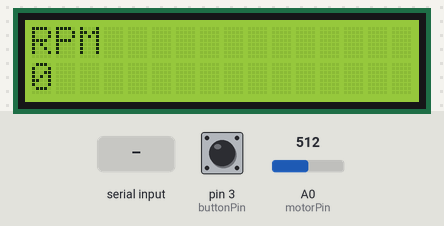
The sketch below on a simulated Arduino Uno, built with avr-gcc and run on an emulated ATmega328P. Parts: 16×2 character LCD. The test bench sets the inputs (shaded band); at power-on: pin 3 (buttonPin) HIGH, A0 (motorPin) = 512. What the sketch prints to the serial monitor is not drawn.

Above: at 2.6 s.
2.7 s: pin 3 (buttonPin) pulled LOW for 0.15 s
At 3.3 s:
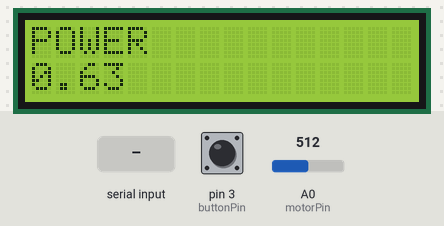
4.3 s: pin 3 (buttonPin) pulled LOW for 1 s
At 4.6 s:
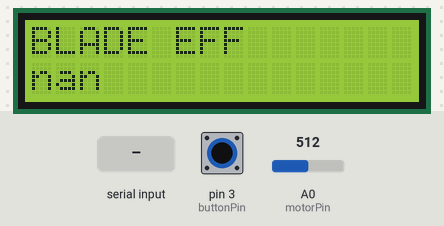
6.8 s: "90,45\n" received over Serial
At 8.6 s:
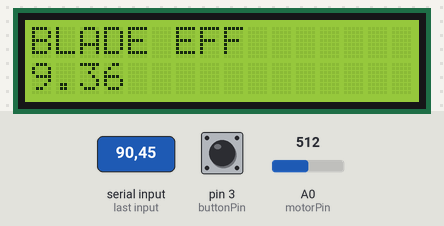
9.3 s: pin 3 (buttonPin) pulled LOW for 0.15 s
At 10.4 s:
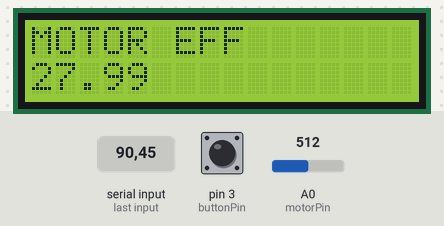
10.9 s: pin 3 (buttonPin) pulled LOW for 3.2 s
At 11.6 s:
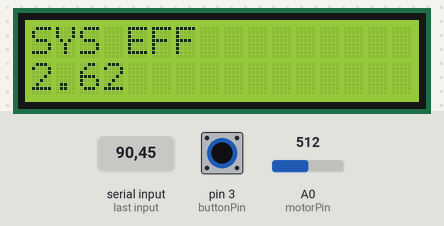
Timing chart, 0 to 13.9 s (numbered marks = the images above; inputs shaded):
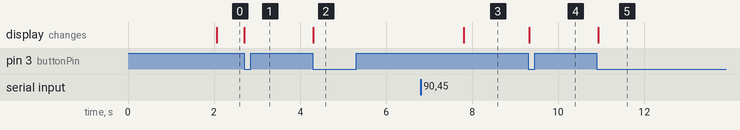

Measured:
- after the input at 2.7 s, the display: changes at once (image 1)
- after the input at 4.3 s, the display: changes at once (image 2)
- after the input at 6.8 s, the display: changes after 1.0 s (image 3)
- after the input at 9.3 s, the display: changes at once (image 4)
- after the input at 10.9 s, the display: changes at once (image 5)

The sketch:

engr111_windmill_calculations.ino
```cpp
/*
 ENGR 111 Team 19
 This program calclates RPM's, power out, blade eff, motor eff, and total system eff for a hand constructed windmill that converts wind power to electrical power.
 */

//import library for LCD
#include<LiquidCrystal.h>

//init LCD
LiquidCrystal lcd(8, 9, 10, 11, 12, 13);


//Pin Assignment for button
const int buttonPin = 3;
//pin assigment for motor
const int motorPin = A0;

//declare global variables & constants for windmill calculations & display
//display settings var
int displaySetting = 1;
//max displays const
const int maxDisplays = 5;
//last display switch var
unsigned long lastDisplaySwitch = millis();
//display delay const
const int displayDelay = 250;
//rpm var
int rpm;
//doubles for windmill calculations
double power, bladeEff, sysEff, motorEff;


//setup function
void setup() {
  //Serial Setup
  Serial.begin(9600); // Intialize the serial monitor with a baude rate of 9600

  //LCD Setup
  lcd.begin(16, 2); // Initialize the LCD screen, which is 16 characters long and 2 characters tall
  //displays lcd
  lcd.display();
  //set button pin as input
  pinMode(buttonPin, INPUT);
  //calls changeDisplaySetting func when button is pressed
  attachInterrupt(digitalPinToInterrupt(buttonPin), changeDisplaySetting, FALLING);

  //Motor Input
  pinMode(motorPin, INPUT);
}

//loop function
void loop() {

  //get rpm input from PLC
  rpm = serial_comm();

  //calculate electrical power
  int voltageDrop = analogRead(A0);
  //double for resistor voltage and current
  double Vr, I;
  //resistence
  double R=10.0;
  //voltage across resistor
  Vr=(double)voltageDrop;
  //conversion needed for voltage across resistor
  Vr=Vr*5.0/1024.0;
  //calc current across resistor
  I=Vr/R;
  //calc elec power
  power=Vr*I;

  //wind power
  double windPower;
  windPower = 23.85;

  //calculation for shaft power
  //var for shaft power
  double shaftPower;
  //var for motor torque
  double motorTorque;
  //var for motor speed
  double motorSpeed;
  //vars for gear ratio
  //windmill gear number
  double Nw = 64.0;
  //motor gera number
  double Nm = 8.0;
  //var for windmill speed
  double windmillSpeed;
  //var for converted torque
  double convertTorque;
  //var for windmill torque
  double windmillTorque;
  //set windmill speed from plc
  windmillSpeed = (double)rpm;
  //calculate motor speed
  motorSpeed = (Nw/Nm)*windmillSpeed;
  //calculate motor torque
  motorTorque = (motorSpeed-12800)/(-40);
  //conversion for torque
  convertTorque = motorTorque*0.0000980665;
  //calculation for windmill torque
  windmillTorque = (convertTorque*motorSpeed)/windmillSpeed;
  //calculation for shaft power
  shaftPower = ((windmillTorque*windmillSpeed)/9549.0)*1000;

  //blade eff calculation
  bladeEff = (shaftPower/windPower)*100;

  //motor eff calculation
  motorEff= (power/shaftPower)*100;

  //system eff calculation
  sysEff = (power/windPower)*100;


  //delay for one second
  delay(1000);
  //display to LCD
  displayLCD();
  //delay for one second
  delay(1000);
}

//function that recieves input from plc and returns the input as rpm variable
int serial_comm() {
  while(Serial.available()>0);   // Do nothing until the serial input is received
  int rpm = Serial.parseInt(); // Convert the input to an integer and set equal to "rpm"
  return rpm;                   // Have the value of this function be set to the value of "rpm"
}

//function to display LCD depending on how many times the button is pressed
void displayLCD()
{
  //switch statement to display calc depending on which button was pressed
  switch(displaySetting)
  {
    //case 1 ie display settings equals 1
    case 1:
    //lcd clear
    lcd.clear();
    //print RPM
    lcd.print("RPM");
    //set curosr
    lcd.setCursor(0,1);
    //print rpm value
    lcd.print(rpm);
    //break out of switch statement
    break;
    //case 2
    case 2:
    //clear lcd
    lcd.clear();
    //prints power
    lcd.print("POWER");
    //set cursor to 0 1
    lcd.setCursor(0,1);
    //prints power value to lcd
    lcd.print(power);
    //breaks out of switch
    break;
    //case 3
    case 3:
    // clear lcd
    lcd.clear();
    //prints blade eff to lcd
    lcd.print("BLADE EFF");
    //set cursor to 0 1
    lcd.setCursor(0,1);
    //prints out blade eff
    lcd.print(bladeEff);
    //breaks out of switch statement
    break;
    //case 4
    case 4:
    //clear lcd
    lcd.clear();
    //print motor eff
    lcd.print("MOTOR EFF");
    //set cursor to 0 1
    lcd.setCursor(0,1);
    //print motor eff value to lcd
    lcd.print(motorEff);
    //break out of switch statement
    break;
    //case 5
    case 5:
    //clear lcd
    lcd.clear();
    //print sys eff to lcd
    lcd.print("SYS EFF");
    //set lcd cursor to 0 1
    lcd.setCursor(0,1);
    //print sys eff value to lcd
    lcd.print(sysEff);
    //break out of switch statement
    break;
    //catch all if none of above conditions are met
    default:
    //clear lcd
    lcd.clear();
    //print unknown setting to lcd
    lcd.print("Unknown Setting!");
  }
}


//change lcd display settings when button is pressed and logic to cycle through calculations and then start at the beginning
void changeDisplaySetting()
{
  if(lastDisplaySwitch + displayDelay < millis()) //This limits how quickly the LCD Display can switch
  {
    //sets last display switch var to millis func
    lastDisplaySwitch = millis();
    //prints switching display to serial
    Serial.println("Switching Display ...");
    //increment lcd settings
    displaySetting++;
    //toggles display settings back to 1 after toggled all the way through
    if(displaySetting > maxDisplays)
    {
      //sets display settings to 1
      displaySetting = 1;
    }
    //call to display lcd func
    displayLCD();
  }
}
```
